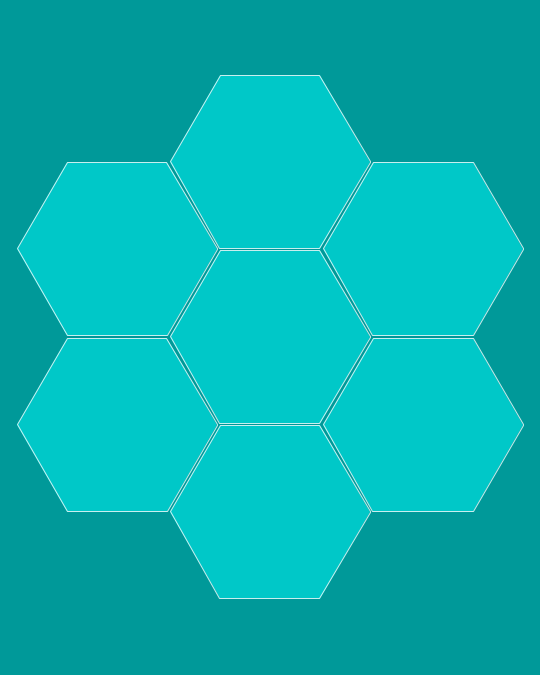
Frame 1 (no input)
Frame 60 (the mouse pressed at the canvas centre just before this capture): identical to frame 1, image omitted
Frame 120 (the mouse held since frame 60 and released just before this capture): identical to frame 1, image omitted

The Processing sketch that drew this single still picture (run headless with seeded random() and noise(); from frame 60 on, the mouse is pressed at the canvas centre):

// Processing sketch: Hexagon6
// ── Hexagon6.pde
float theta;
void setup(){
    size(540,675);
    background(0,153,153);

    branch(100);

}
void draw(){

}


void polygon(float x, float y, float radius) {
  float angle = TWO_PI / 6;
  beginShape();
  for (float a = 0; a < TWO_PI; a += angle) {

    float sx = x + cos(a) * radius;
    float sy = y + sin(a) * radius;
    vertex(sx, sy);
  }
  endShape(CLOSE);
}

void branch(float len){
  fill(0,200,200);
  strokeWeight(1);
  stroke(255,255,255,200);
  translate(width/2,height/2);
  polygon(-153,-88,100);
  polygon(-153,88,100);
  polygon(0,0,100);
  polygon(0,175,100);
 polygon(0,-175,100);
   polygon(153,-88,100);
  polygon(153,88,100);
}


//void branch(float len){
  
//  translate(width/2,height/2);
//  polygon(-152,-87.5,100);
// // polygon(-147,75,100);
//  polygon(0,0,100);

// //  polygon(3,-12.5,100);
//}
